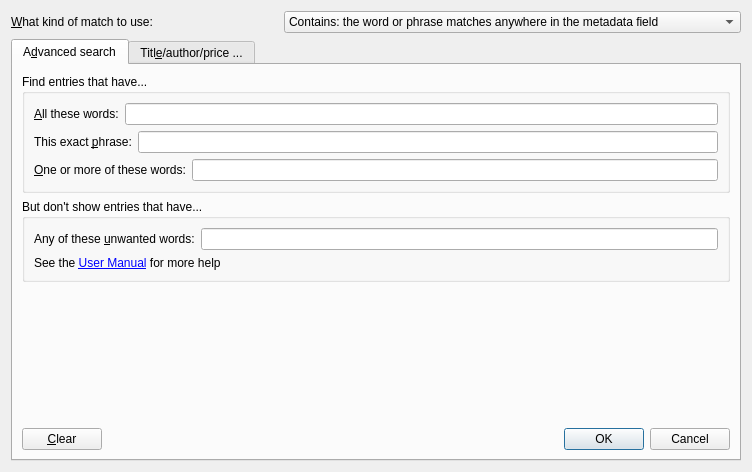
<?xml version="1.0" encoding="UTF-8"?>
<ui version="4.0">
 <class>Dialog</class>
 <widget class="QDialog" name="Dialog">
  <property name="geometry">
   <rect>
    <x>0</x>
    <y>0</y>
    <width>752</width>
    <height>472</height>
   </rect>
  </property>
  <property name="windowTitle">
   <string>Advanced search</string>
  </property>
  <property name="windowIcon">
   <iconset resource="../../../../../../resources/images.qrc">
    <normaloff>:/images/search.png</normaloff>:/images/search.png</iconset>
  </property>
  <layout class="QGridLayout" name="gridLayout_2">
   <item row="0" column="0">
    <widget class="QLabel" name="label_5">
     <property name="text">
      <string>&amp;What kind of match to use:</string>
     </property>
     <property name="buddy">
      <cstring>matchkind</cstring>
     </property>
    </widget>
   </item>
   <item row="0" column="1">
    <widget class="QComboBox" name="matchkind">
     <item>
      <property name="text">
       <string>Contains: the word or phrase matches anywhere in the metadata field</string>
      </property>
     </item>
     <item>
      <property name="text">
       <string>Equals: the word or phrase must match the entire metadata field</string>
      </property>
     </item>
     <item>
      <property name="text">
       <string>Regular expression: the expression must match anywhere in the metadata field</string>
      </property>
     </item>
    </widget>
   </item>
   <item row="1" column="0" rowspan="2" colspan="2">
    <widget class="QTabWidget" name="tabWidget">
     <property name="currentIndex">
      <number>0</number>
     </property>
     <widget class="QWidget" name="tab">
      <attribute name="title">
       <string>A&amp;dvanced search</string>
      </attribute>
      <layout class="QVBoxLayout" name="verticalLayout_3">
       <item>
        <widget class="QGroupBox" name="groupBox">
         <property name="title">
          <string>Find entries that have...</string>
         </property>
         <layout class="QVBoxLayout" name="verticalLayout">
          <item>
           <layout class="QHBoxLayout" name="horizontalLayout">
            <item>
             <widget class="QLabel" name="label">
              <property name="text">
               <string>&amp;All these words:</string>
              </property>
              <property name="buddy">
               <cstring>all</cstring>
              </property>
             </widget>
            </item>
            <item>
             <widget class="QLineEdit" name="all">
              <property name="clearButtonEnabled">
               <bool>true</bool>
              </property>
             </widget>
            </item>
           </layout>
          </item>
          <item>
           <layout class="QHBoxLayout" name="horizontalLayout_2">
            <item>
             <widget class="QLabel" name="label_2">
              <property name="text">
               <string>This exact &amp;phrase:</string>
              </property>
              <property name="buddy">
               <cstring>all</cstring>
              </property>
             </widget>
            </item>
            <item>
             <widget class="QLineEdit" name="phrase">
              <property name="clearButtonEnabled">
               <bool>true</bool>
              </property>
             </widget>
            </item>
           </layout>
          </item>
          <item>
           <layout class="QHBoxLayout" name="horizontalLayout_3">
            <item>
             <widget class="QLabel" name="label_3">
              <property name="text">
               <string>&amp;One or more of these words:</string>
              </property>
              <property name="buddy">
               <cstring>all</cstring>
              </property>
             </widget>
            </item>
            <item>
             <widget class="QLineEdit" name="any">
              <property name="clearButtonEnabled">
               <bool>true</bool>
              </property>
             </widget>
            </item>
           </layout>
          </item>
         </layout>
        </widget>
       </item>
       <item>
        <widget class="QGroupBox" name="groupBox_2">
         <property name="title">
          <string>But don't show entries that have...</string>
         </property>
         <layout class="QVBoxLayout" name="verticalLayout_2">
          <item>
           <layout class="QHBoxLayout" name="horizontalLayout_4">
            <item>
             <widget class="QLabel" name="label_4">
              <property name="text">
               <string>Any of these &amp;unwanted words:</string>
              </property>
              <property name="buddy">
               <cstring>all</cstring>
              </property>
             </widget>
            </item>
            <item>
             <widget class="QLineEdit" name="none">
              <property name="clearButtonEnabled">
               <bool>true</bool>
              </property>
             </widget>
            </item>
           </layout>
          </item>
          <item>
           <widget class="QLabel" name="search_interface_label">
            <property name="maximumSize">
             <size>
              <width>16777215</width>
              <height>30</height>
             </size>
            </property>
            <property name="text">
            <string>See the &lt;a href=&quot;{}&quot;&gt;User Manual&lt;/a&gt; for more help</string>
            </property>
            <property name="openExternalLinks">
             <bool>true</bool>
            </property>
           </widget>
          </item>
         </layout>
        </widget>
       </item>
       <item>
        <spacer name="verticalSpacer_2">
         <property name="orientation">
          <enum>Qt::Vertical</enum>
         </property>
         <property name="sizeHint" stdset="0">
          <size>
           <width>20</width>
           <height>40</height>
          </size>
         </property>
        </spacer>
       </item>
       <item>
        <layout class="QHBoxLayout" name="horizontalLayout_5">
         <item>
          <widget class="QPushButton" name="advanced_clear_button">
           <property name="text">
            <string>&amp;Clear</string>
           </property>
          </widget>
         </item>
         <item>
          <spacer name="horizontalSpacer">
           <property name="orientation">
            <enum>Qt::Horizontal</enum>
           </property>
           <property name="sizeHint" stdset="0">
            <size>
             <width>40</width>
             <height>20</height>
            </size>
           </property>
          </spacer>
         </item>
         <item>
          <widget class="QDialogButtonBox" name="buttonBox">
           <property name="orientation">
            <enum>Qt::Horizontal</enum>
           </property>
           <property name="standardButtons">
            <set>QDialogButtonBox::Cancel|QDialogButtonBox::Ok</set>
           </property>
          </widget>
         </item>
        </layout>
       </item>
      </layout>
     </widget>
     <widget class="QWidget" name="tab_2">
      <attribute name="title">
       <string>Titl&amp;e/author/price ...</string>
      </attribute>
      <layout class="QGridLayout" name="gridLayout">
       <item row="1" column="0">
        <widget class="QLabel" name="label_7">
         <property name="text">
          <string>&amp;Title:</string>
         </property>
         <property name="buddy">
          <cstring>title_box</cstring>
         </property>
        </widget>
       </item>
       <item row="1" column="1">
        <widget class="EnLineEdit" name="title_box">
         <property name="toolTip">
          <string>Enter the title.</string>
         </property>
         <property name="clearButtonEnabled">
          <bool>true</bool>
         </property>
        </widget>
       </item>
       <item row="2" column="0">
        <widget class="QLabel" name="label_8">
         <property name="text">
          <string>&amp;Author:</string>
         </property>
         <property name="buddy">
          <cstring>author_box</cstring>
         </property>
        </widget>
       </item>
       <item row="5" column="0" colspan="2">
        <layout class="QHBoxLayout" name="horizontalLayout_6">
         <item>
          <widget class="QPushButton" name="clear_button">
           <property name="text">
            <string>&amp;Clear</string>
           </property>
          </widget>
         </item>
         <item>
          <widget class="QDialogButtonBox" name="tab_2_button_box">
           <property name="standardButtons">
            <set>QDialogButtonBox::Cancel|QDialogButtonBox::Ok</set>
           </property>
          </widget>
         </item>
        </layout>
       </item>
       <item row="4" column="1">
        <spacer name="verticalSpacer">
         <property name="orientation">
          <enum>Qt::Vertical</enum>
         </property>
         <property name="sizeHint" stdset="0">
          <size>
           <width>20</width>
           <height>40</height>
          </size>
         </property>
        </spacer>
       </item>
       <item row="0" column="0" colspan="2">
        <widget class="QLabel" name="label_11">
         <property name="text">
          <string>Search only in specific fields:</string>
         </property>
        </widget>
       </item>
       <item row="2" column="1">
        <widget class="EnLineEdit" name="author_box">
         <property name="clearButtonEnabled">
          <bool>true</bool>
         </property>
        </widget>
       </item>
       <item row="3" column="1">
        <widget class="QLineEdit" name="format_box">
         <property name="clearButtonEnabled">
          <bool>true</bool>
         </property>
        </widget>
       </item>
       <item row="3" column="0">
        <widget class="QLabel" name="label_10">
         <property name="text">
          <string>&amp;Format:</string>
         </property>
         <property name="buddy">
          <cstring>format_box</cstring>
         </property>
        </widget>
       </item>
      </layout>
     </widget>
    </widget>
   </item>
  </layout>
 </widget>
 <customwidgets>
  <customwidget>
   <class>EnLineEdit</class>
   <extends>QLineEdit</extends>
   <header>calibre/gui2/widgets.h</header>
  </customwidget>
 </customwidgets>
 <tabstops>
  <tabstop>all</tabstop>
  <tabstop>phrase</tabstop>
  <tabstop>any</tabstop>
  <tabstop>none</tabstop>
  <tabstop>buttonBox</tabstop>
  <tabstop>title_box</tabstop>
  <tabstop>author_box</tabstop>
  <tabstop>format_box</tabstop>
  <tabstop>clear_button</tabstop>
  <tabstop>tab_2_button_box</tabstop>
  <tabstop>tabWidget</tabstop>
  <tabstop>matchkind</tabstop>
 </tabstops>
 <resources>
  <include location="../../../../../../resources/images.qrc"/>
 </resources>
 <connections>
  <connection>
   <sender>buttonBox</sender>
   <signal>accepted()</signal>
   <receiver>Dialog</receiver>
   <slot>accept()</slot>
   <hints>
    <hint type="sourcelabel">
     <x>259</x>
     <y>451</y>
    </hint>
    <hint type="destinationlabel">
     <x>157</x>
     <y>274</y>
    </hint>
   </hints>
  </connection>
  <connection>
   <sender>buttonBox</sender>
   <signal>rejected()</signal>
   <receiver>Dialog</receiver>
   <slot>reject()</slot>
   <hints>
    <hint type="sourcelabel">
     <x>327</x>
     <y>451</y>
    </hint>
    <hint type="destinationlabel">
     <x>286</x>
     <y>274</y>
    </hint>
   </hints>
  </connection>
 </connections>
</ui>
